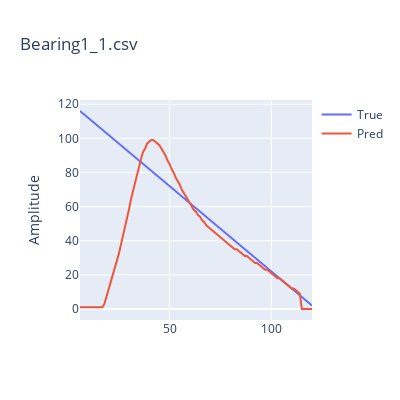
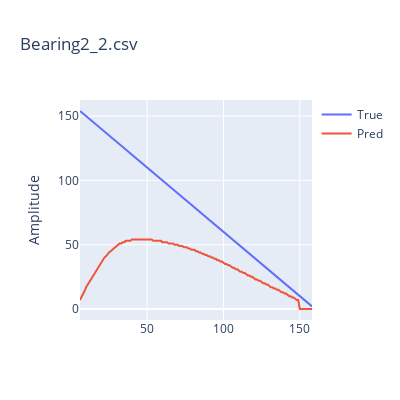

Notebook source saved alongside these figures, in order:
### Code cell
nHI, nR, N1, N2, N3,D, tau = Mp2
init = (st+nRS)
len_=0
for i,brng in enumerate(brngs1[:2]):
    mapeInit,check = None, False
    df_RS = (pd.read_csv(os.path.join(dir_rs,brng)).abs()).iloc[:,:-1]
    df_HI = (pd.read_csv(os.path.join(dir_hi,brng)).abs()).iloc[:,-1:]
    if drop: df_RS = df_RS.drop(columns='Y')
    RS = process_RS(df_RS,nRS)
    HI = process_HI(df_HI,nHI=nHI,init=init)
    xS,yS,zS = RS[st:-2], HI[:-1], HI[1:]
    if i==0: 
        teda=AutoCloud(m=m, nS=len(xS[0]), nI=len(yS[0]), nR=nR, nO=len(yS[0]), 
                            ηS= [N1, N2, N3], tau=tau, decay=D,
                            eol=0.2, fator=1,st=st+nRS-1) 
    elif i>0: teda.reset_rul()
    teda.win_all = True
    teda.add_rulR2(n=-(st+nRS)+len(df_RS))
    for j,_ in enumerate(xS):
        x,y,z= xS[j],yS[j],zS[j]
        teda.run(X=x,MergeGrnls=True,MergeOffGrnls=True,FitOffGrnls=True,OfflineRun=True)
        teda.adapt(y,z)
        teda.RUL_single(y)

        if i ==0:
            if np.any(1 != teda.cloud_activation2[-1]) and not check:
                mapeInit=j
                check = True
                DamagedGrnl = (teda.cloud_activation2[-1])
        elif i>0 and not check:
            if DamagedGrnl in teda.cloud_activation3[-1]:
                mapeInit = j + 0
                check = True

    mape2 = teda.MAPE(start=mapeInit,rulR=teda.rulR2)
    check = False
    print(mape2,mapeInit)
    plot_2series(x1=teda.cycleP,x2=teda.cycleP,y1=teda.rulR2,y2=teda.rulP, title=brng,s1='True',s2='Pred')
#plot_DSI2(teda,ftrs=3,title='DSI - Granulation',ncol=2)

### Figure 1 — Plotly figure (JSON) as saved in the notebook; plotly's stock layout.template omitted (floating-point values rounded to 4 significant figures)
{"data": [{"mode": "lines", "name": "True", "type": "scatter", "x": [6.0, 7.0, 8.0, 9.0, 10.0, 11.0, 12.0, 13.0, 14.0, 15.0, 16.0, 17.0, 18.0, 19.0, 20.0, 21.0, 22.0, 23.0, 24.0, 25.0, 26.0, 27.0, 28.0, 29.0, 30.0, 31.0, 32.0, 33.0, 34.0, 35.0, 36.0, 37.0, 38.0, 39.0, 40.0, 41.0, 42.0, 43.0, 44.0, 45.0, 46.0, 47.0, 48.0, 49.0, 50.0, 51.0, 52.0, 53.0, 54.0, 55.0, 56.0, 57.0, 58.0, 59.0, 60.0, 61.0, 62.0, 63.0, 64.0, 65.0, 66.0, 67.0, 68.0, 69.0, 70.0, 71.0, 72.0, 73.0, 74.0, 75.0, 76.0, 77.0, 78.0, 79.0, 80.0, 81.0, 82.0, 83.0, 84.0, 85.0, 86.0, 87.0, 88.0, 89.0, 90.0, 91.0, 92.0, 93.0, 94.0, 95.0, 96.0, 97.0, 98.0, 99.0, 100.0, 101.0, 102.0, 103.0, 104.0, 105.0, 106.0, 107.0, 108.0, 109.0, 110.0, 111.0, 112.0, 113.0, 114.0, 115.0, 116.0, 117.0, 118.0, 119.0, 120.0], "xaxis": "x", "y": [116, 115, 114, 113, 112, 111, 110, 109, 108, 107, 106, 105, 104, 103, 102, 101, 100, 99, 98, 97, 96, 95, 94, 93, 92, 91, 90, 89, 88, 87, 86, 85, 84, 83, 82, 81, 80, 79, 78, 77, 76, 75, 74, 73, 72, 71, 70, 69, 68, 67, 66, 65, 64, 63, 62, 61, 60, 59, 58, 57, 56, 55, 54, 53, 52, 51, 50, 49, 48, 47, 46, 45, 44, 43, 42, 41, 40, 39, 38, 37, 36, 35, 34, 33, 32, 31, 30, 29, 28, 27, 26, 25, 24, 23, 22, 21, 20, 19, 18, 17, 16, 15, 14, 13, 12, 11, 10, 9, 8, 7, 6, 5, 4, 3, 2], "yaxis": "y"}, {"mode": "lines", "name": "Pred", "type": "scatter", "x": [6.0, 7.0, 8.0, 9.0, 10.0, 11.0, 12.0, 13.0, 14.0, 15.0, 16.0, 17.0, 18.0, 19.0, 20.0, 21.0, 22.0, 23.0, 24.0, 25.0, 26.0, 27.0, 28.0, 29.0, 30.0, 31.0, 32.0, 33.0, 34.0, 35.0, 36.0, 37.0, 38.0, 39.0, 40.0, 41.0, 42.0, 43.0, 44.0, 45.0, 46.0, 47.0, 48.0, 49.0, 50.0, 51.0, 52.0, 53.0, 54.0, 55.0, 56.0, 57.0, 58.0, 59.0, 60.0, 61.0, 62.0, 63.0, 64.0, 65.0, 66.0, 67.0, 68.0, 69.0, 70.0, 71.0, 72.0, 73.0, 74.0, 75.0, 76.0, 77.0, 78.0, 79.0, 80.0, 81.0, 82.0, 83.0, 84.0, 85.0, 86.0, 87.0, 88.0, 89.0, 90.0, 91.0, 92.0, 93.0, 94.0, 95.0, 96.0, 97.0, 98.0, 99.0, 100.0, 101.0, 102.0, 103.0, 104.0, 105.0, 106.0, 107.0, 108.0, 109.0, 110.0, 111.0, 112.0, 113.0, 114.0, 115.0, 116.0, 117.0, 118.0, 119.0, 120.0], "xaxis": "x", "y": [1.0, 1.0, 1.0, 1.0, 1.0, 1.0, 1.0, 1.0, 1.0, 1.0, 1.0, 1.0, 3.0, 7.0, 11.0, 15.0, 19.0, 23.0, 27.0, 32.0, 37.0, 42.0, 47.0, 53.0, 58.0, 64.0, 69.0, 74.0, 79.0, 84.0, 88.0, 92.0, 94.0, 97.0, 98.0, 99.0, 99.0, 98.0, 97.0, 96.0, 94.0, 92.0, 90.0, 87.0, 85.0, 82.0, 80.0, 77.0, 75.0, 73.0, 70.0, 68.0, 66.0, 64.0, 62.0, 60.0, 58.0, 57.0, 55.0, 54.0, 52.0, 51.0, 49.0, 48.0, 47.0, 46.0, 45.0, 44.0, 43.0, 42.0, 41.0, 40.0, 39.0, 38.0, 37.0, 36.0, 35.0, 35.0, 34.0, 33.0, 32.0, 31.0, 31.0, 30.0, 29.0, 28.0, 27.0, 27.0, 26.0, 25.0, 24.0, 23.0, 23.0, 22.0, 21.0, 20.0, 19.0, 18.0, 18.0, 17.0, 16.0, 15.0, 14.0, 13.0, 12.0, 12.0, 11.0, 10.0, 9.0, 0.0, 0.0, 0.0, 0.0, 0.0, 0.0], "yaxis": "y"}], "layout": {"height": 400, "title": {"text": "Bearing1_1.csv"}, "width": 400, "xaxis": {"anchor": "y", "domain": [0, 1]}, "yaxis": {"anchor": "x", "domain": [0, 1], "title": {"text": "Amplitude"}}}}

### Figure 2 — Plotly figure (JSON) as saved in the notebook; plotly's stock layout.template omitted (floating-point values rounded to 4 significant figures; data arrays with more than 128 entries replaced by an {"elided": "..."} marker saying what was removed)
{"data": [{"mode": "lines", "name": "True", "type": "scatter", "x": {"elided": "153 float values"}, "xaxis": "x", "y": {"elided": "154 int values"}, "yaxis": "y"}, {"mode": "lines", "name": "Pred", "type": "scatter", "x": {"elided": "153 float values"}, "xaxis": "x", "y": {"elided": "153 float values"}, "yaxis": "y"}], "layout": {"height": 400, "title": {"text": "Bearing2_2.csv"}, "width": 400, "xaxis": {"anchor": "y", "domain": [0, 1]}, "yaxis": {"anchor": "x", "domain": [0, 1], "title": {"text": "Amplitude"}}}}
